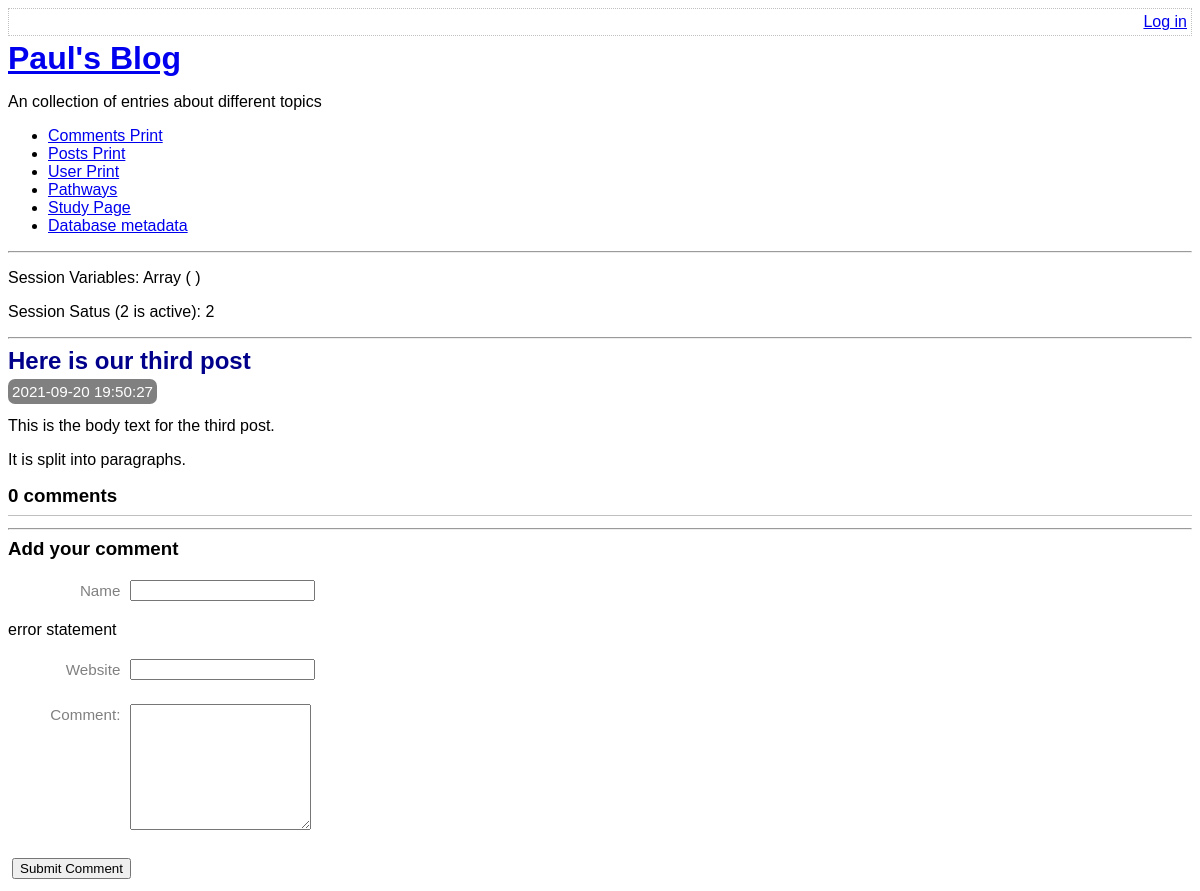
Page /view-post.php?post_id=3 on the committed database.
### tables this page shows
CREATE TABLE post(
    id integer primary key autoincrement not null,
    title text not null,
    body text not null,
    user_id integer not null,
    created_at date not null,
    updated_at date,
    foreign key (user_id) references user(id)
);

### lib/view-post-common.php (called while the page is built, shortened)
<?php
function getPostRow(PDO $pdo, $postId){
    $stmt = $pdo -> prepare(
        'select title, created_at , body
        from post
        where id=:id'
    );
    $result = $stmt -> execute(
        array('id' => $postId, )
    );
    $row = $stmt -> fetch(PDO::FETCH_ASSOC);
    return $row;
}

### view-post.php (the view, shortened to what this page needs)
<?php
require_once 'lib/common.php';
require_once 'lib/view-post-common.php';
if ( isset( $_GET['post_id'] ) )
{
  $postId = $_GET['post_id'];
}
else{
  $postId = 0;
}
$pdo = getPDO();
$row = getPostRow($pdo, $postId);
if($_POST){
  $postData = $_POST;
  $commentData = array(
    'name' => $_POST['comment-name'],
    'website' => $_POST['comment-website'],
    'text' => $_POST['comment-text'],
  );
  $errors = addCommentToPost($pdo, $postId, $commentData);
  if(!$errors){
    redirectAndExit('view-post.php?post_id=' . $postId);
  }
}else{
  $commentData = array(
      'name' => '',
      'website' => '',
      'text' => '',
  );
}
?>
<?php
require_once 'templates/boilerplate.php';
?>
<body>
  <?php require 'templates/title.php' ?>
    <div class="post">
      <h2>
        <?php echo htmlEscape($row['title']) ?>
      </h2>
      <div class="date">
        <?php echo $row['created_at'] ?>
      </div>
      <p>
        <?php echo  convertNewLinesToParagraphs($row['body']) ?>
      </p>
    </div>
    <div class="comment-list">
      <h3> <?php echo countCommentsForPost($pdo , $postId) ?> comments</h3>
    </div>
    <hr/>
    <h3> Add your comment </h3>
    <form method="post" class="comment-form user-form">
    <p>
      <label for="comment-name"> Name </label>
      <input type="text" id="comment-name" name="comment-name" value="<?php echo htmlEscape($commentData['name']) ?>"  />
      <p> error statement </p>
    </p>
    <p>
      <label for="comment-website"> Website </label>
      <input type="text" id="comment-website" name="comment-website" value="<?php echo htmlEscape($commentData['website']) ?>" />
      </p>
    <p>
      <label for="comment-text"> Comment: </label>
      <textarea id="comment-text" name="comment-text" rows="8" columns="70" ><?php echo htmlEscape($commentData['text']) ?></textarea>
    </p>
      <input type="submit" value="Submit Comment"/>
    </form>
</body>
</html>

### lib/common.php (shortened to what this page needs)
<?php
function getRootPath()
{
    return realpath(__DIR__ . '/..');
}
function getDatabasePath()
{
    return getRootPath() . '/data/data.sqlite';
}
function getDsn()
{
    return 'sqlite:' . getDatabasePath();
}
function getPDO()
{
    $pdo = new PDO(getDsn());
    return $pdo;
}
function htmlEscape($html){
    return htmlspecialchars($html, ENT_HTML5, 'UTF-8');
}
function convertNewLinesToParagraphs($text){
    $escaped= htmlEscape($text);
    return '<p>' . str_replace("\n", "</p><p>" , $escaped) . '</p>';
}
function countCommentsForPost(PDO $pdo, $postId){
    $pdo = getPDO();
    $sql = "
    select count(*) c from comment
    where post_id = :post_id
    ";
    $stmt = $pdo -> prepare($sql);
    $stmt ->execute(
        array('post_id' => $postId, )
    );
    return (int) $stmt -> fetchColumn();
}

### assets/main.css (style rules this page uses)
h1 , h2, h3 { margin-top: 0; margin-bottom: 8px; }
body { font-size: 100%; font-family:sans-serif; }
.post-synopsis h2 , .post h2 { color: darkblue; }
.post .date , .post-synopsis .meta { color:white; background-color: grey; border-radius: 7px; padding: 4px; display: inline; font-size: 0.95em; }
.comment-list { border-bottom: 1px solid silver; margin-bottom: 12px; }
.user-form input, .user-form textarea { margin: 4px; }
.user-form label { font-size: 0.95em; margin: 6px; width: 7em; color: gray; float: left; text-align: right; clear: left; }

### rows in the picture
post: title "Here is our third post", created_at "2021-09-20 19:50:27", body "This is the body text for the third post. It is split into paragraphs."

### other values in the picture
$sessionVars "Array ( )"
session_status() "2"
countCommentsForPost($pdo , $postId) "0"
